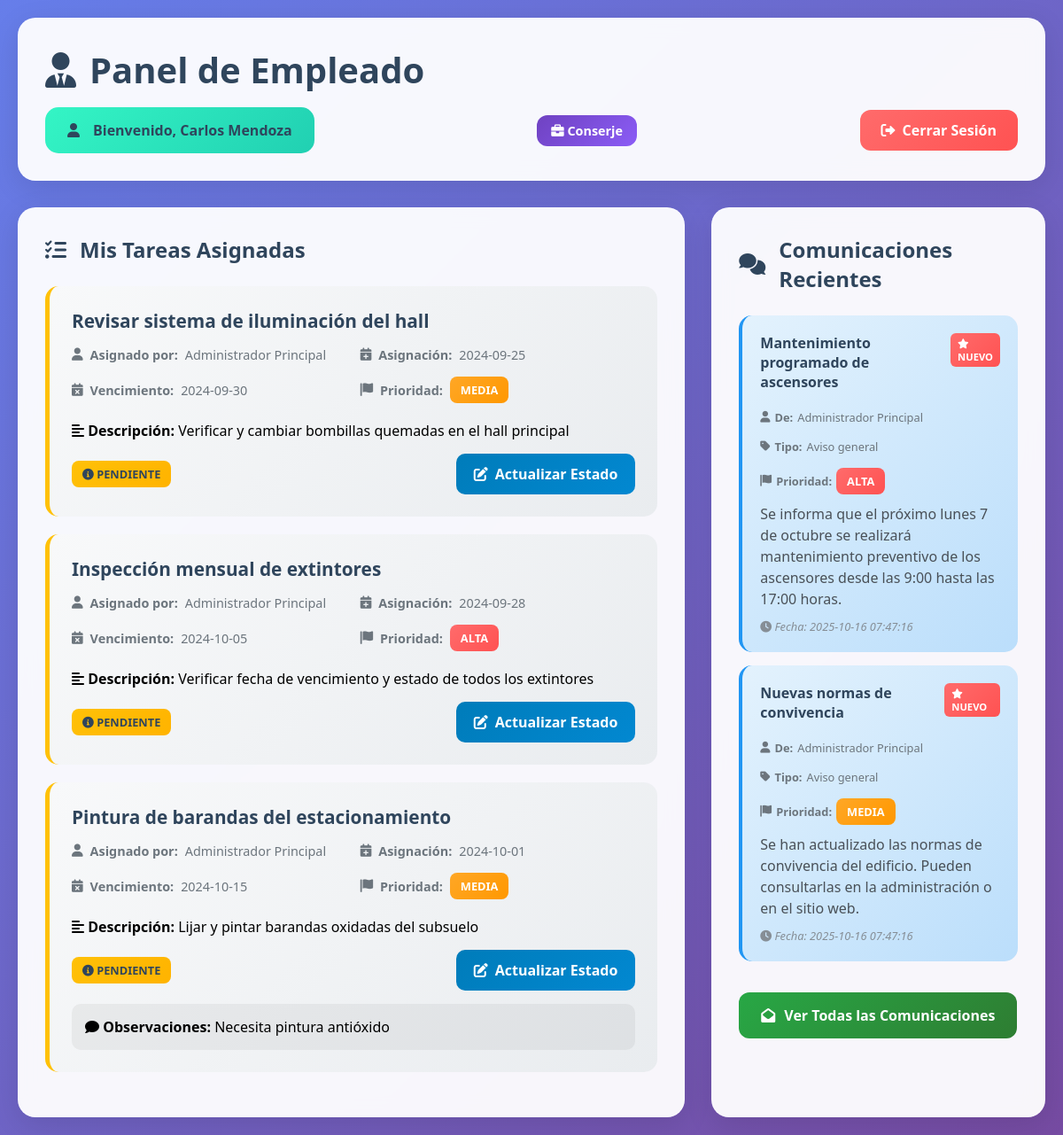
The app's page /views/empleado/dashboard.php (signed in) with its own data.
### tables this page shows
CREATE TABLE `empleados` (
  `id` bigint(20) UNSIGNED NOT NULL,
  `user_id` bigint(20) UNSIGNED NOT NULL,
  `dni` varchar(20) NOT NULL,
  `telefono` varchar(20) DEFAULT NULL,
  `cargo` varchar(100) NOT NULL,
  `salario` decimal(10,2) DEFAULT NULL,
  `fecha_contratacion` date DEFAULT NULL,
  `estado` enum('activo','inactivo') NOT NULL DEFAULT 'activo',
  `created_at` timestamp NULL DEFAULT NULL,
  `updated_at` timestamp NULL DEFAULT NULL
);

CREATE TABLE `tareas` (
  `id` bigint(20) UNSIGNED NOT NULL,
  `empleado_id` bigint(20) UNSIGNED NOT NULL,
  `asignado_por` bigint(20) UNSIGNED NOT NULL,
  `titulo` varchar(200) NOT NULL,
  `descripcion` text DEFAULT NULL,
  `fecha_asignacion` date NOT NULL,
  `fecha_vencimiento` date DEFAULT NULL,
  `estado` enum('pendiente','en_progreso','completada') NOT NULL DEFAULT 'pendiente',
  `prioridad` enum('baja','media','alta') NOT NULL DEFAULT 'media',
  `observaciones` text DEFAULT NULL,
  `created_at` timestamp NULL DEFAULT NULL,
  `updated_at` timestamp NULL DEFAULT NULL
);

CREATE TABLE `users` (
  `id` bigint(20) UNSIGNED NOT NULL,
  `name` varchar(255) NOT NULL,
  `email` varchar(255) NOT NULL,
  `email_verified_at` timestamp NULL DEFAULT NULL,
  `password` varchar(255) NOT NULL,
  `role` enum('admin','empleado','inquilino') NOT NULL DEFAULT 'inquilino',
  `remember_token` varchar(100) DEFAULT NULL,
  `password_reset_token` varchar(255) DEFAULT NULL,
  `password_reset_expires` timestamp NULL DEFAULT NULL,
  `failed_login_attempts` int(11) DEFAULT 0,
  `locked_until` timestamp NULL DEFAULT NULL,
  `last_failed_login` timestamp NULL DEFAULT NULL,
  `password_changed_at` timestamp NULL DEFAULT NULL,
  `account_locked` tinyint(1) DEFAULT 0,
  `created_at` timestamp NULL DEFAULT NULL,
  `updated_at` timestamp NULL DEFAULT NULL,
  `last_login_at` datetime DEFAULT NULL,
  `reset_token` varchar(100) DEFAULT NULL,
  `reset_token_expires` datetime DEFAULT NULL
);

CREATE TABLE `comunicacion` (
  `id` bigint(20) UNSIGNED NOT NULL,
  `remitente_id` bigint(20) UNSIGNED NOT NULL,
  `destinatario_id` bigint(20) UNSIGNED DEFAULT NULL,
  `asunto` varchar(200) NOT NULL,
  `mensaje` text NOT NULL,
  `tipo` enum('aviso_general','mensaje_personal','notificacion') NOT NULL DEFAULT 'mensaje_personal',
  `prioridad` enum('baja','media','alta') NOT NULL DEFAULT 'media',
  `leido` tinyint(1) NOT NULL DEFAULT 0,
  `created_at` timestamp NULL DEFAULT NULL,
  `updated_at` timestamp NULL DEFAULT NULL
);

### views/empleado/dashboard.php (the view, shortened to what this page needs)
<?php
$database = new Database();
$db = $database->getConnection();
try {
    $query = "SELECT e.*, u.name, u.email
              FROM empleados e
              JOIN users u ON e.user_id = u.id
              WHERE e.user_id = :user_id";
    $stmt = $db->prepare($query);
    $stmt->bindParam(':user_id', $_SESSION['user_id']);
    $stmt->execute();
    $empleado = $stmt->fetch(PDO::FETCH_ASSOC);
    $query = "SELECT t.*, u.name as asignado_por_nombre
              FROM tareas t
              JOIN users u ON t.asignado_por = u.id
              WHERE t.empleado_id = :empleado_id
              ORDER BY t.fecha_vencimiento ASC";
    $stmt = $db->prepare($query);
    $stmt->bindParam(':empleado_id', $empleado['id']);
    $stmt->execute();
    $tareas = $stmt->fetchAll(PDO::FETCH_ASSOC);
    $query = "SELECT c.*, u.name as remitente_nombre
              FROM comunicacion c
              JOIN users u ON c.remitente_id = u.id
              WHERE (c.destinatario_id = :user_id OR c.destinatario_id IS NULL)
              ORDER BY c.created_at DESC LIMIT 5";
    $stmt = $db->prepare($query);
    $stmt->bindParam(':user_id', $_SESSION['user_id']);
    $stmt->execute();
    $comunicaciones = $stmt->fetchAll(PDO::FETCH_ASSOC);
} catch (PDOException $e) {
    $error = "Error al obtener información: " . $e->getMessage();
}
?>
<!DOCTYPE html>
<html lang="es">
<head>
    <link rel="stylesheet" href="https://cdnjs.cloudflare.com/ajax/libs/font-awesome/6.0.0/css/all.min.css">
</head>
<body>
    <div class="dashboard-container">
        <div class="header">
            <h1><i class="fas fa-user-tie"></i>Panel de Empleado</h1>
            <div class="welcome-info">
                <div class="user-info">
                    <i class="fas fa-user"></i>
                    Bienvenido, <?php echo $_SESSION['user_name']; ?>
                </div>
                <div class="cargo-badge">
                    <i class="fas fa-briefcase"></i>
                    <?php echo $empleado['cargo']; ?>
                </div>
                <a href="../../logout.php" class="logout-btn">
                    <i class="fas fa-sign-out-alt"></i>
                    Cerrar Sesión
                </a>
            </div>
        </div>
        <div class="main-content">
            <div class="tasks-section">
                <div class="section-header">
                    <i class="fas fa-tasks"></i>
                    Mis Tareas Asignadas
                </div>
                <?php if (!empty($tareas)): ?>
                    <?php foreach ($tareas as $tarea): ?>
                        <div class="task-card <?php echo $tarea['estado']; ?>">
                            <div class="task-title" style="color: <?php
                                echo $tarea['estado'] == 'completada' ? '#28a745' :
                                    ($tarea['estado'] == 'en_progreso' ? '#17a2b8' : '#2F455C');
                            ?>;">
                                <?php echo htmlspecialchars($tarea['titulo']); ?>
                            </div>
                            <div class="task-meta">
                                <div class="meta-item">
                                    <i class="fas fa-user"></i>
                                    <strong>Asignado por:</strong> <?php echo htmlspecialchars($tarea['asignado_por_nombre']); ?>
                                </div>
                                <div class="meta-item">
                                    <i class="fas fa-calendar-plus"></i>
                                    <strong>Asignación:</strong> <?php echo $tarea['fecha_asignacion']; ?>
                                </div>
                                <div class="meta-item">
                                    <i class="fas fa-calendar-times"></i>
                                    <strong>Vencimiento:</strong> <?php echo $tarea['fecha_vencimiento'] ?? 'Sin fecha límite'; ?>
                                </div>
                                <div class="meta-item">
                                    <i class="fas fa-flag"></i>
                                    <strong>Prioridad:</strong>
                                    <span class="priority-badge priority-<?php echo $tarea['prioridad']; ?>">
                                        <?php echo ucfirst($tarea['prioridad']); ?>
                                    </span>
                                </div>
                            </div>
                            <p style="margin-bottom: 15px; position: relative; z-index: 1;">
                                <strong><i class="fas fa-align-left"></i> Descripción:</strong>
                                <?php echo htmlspecialchars($tarea['descripcion'] ?? 'Sin descripción'); ?>
                            </p>
                            <div style="display: flex; justify-content: space-between; align-items: center; position: relative; z-index: 1;">
                                <span class="status-badge status-<?php echo $tarea['estado']; ?>">
                                    <i class="fas fa-info-circle"></i>
                                    <?php echo str_replace('_', ' ', ucfirst($tarea['estado'])); ?>
                                </span>
                                <a href="actualizar_tarea.php?id=<?php echo $tarea['id']; ?>" class="update-btn">
                                    <i class="fas fa-edit"></i>
                                    Actualizar Estado
                                </a>
                            </div>
                            <?php if ($tarea['observaciones']): ?>
                                <div style="margin-top: 15px; padding: 15px; background: rgba(0,0,0,0.05); border-radius: 10px; position: relative; z-index: 1;">
                                    <strong><i class="fas fa-comment"></i> Observaciones:</strong>
                                    <?php echo htmlspecialchars($tarea['observaciones']); ?>
                                </div>
                            <?php endif; ?>
                        </div>
                    <?php endforeach; ?>
                <?php endif; ?>
            </div>
            <div class="communications-section">
                <div class="section-header">
                    <i class="fas fa-comments"></i>
                    Comunicaciones Recientes
                </div>
                <?php if (!empty($comunicaciones)): ?>
                    <?php foreach ($comunicaciones as $comunicacion): ?>
                        <div class="communication-card <?php echo !$comunicacion['leido'] ? 'unread' : ''; ?>">
                            <div class="comm-header">
                                <div class="comm-title">
                                    <?php echo htmlspecialchars($comunicacion['asunto']); ?>
                                </div>
                                <?php if (!$comunicacion['leido']): ?>
                                    <span class="new-badge">
                                        <i class="fas fa-star"></i> NUEVO
                                    </span>
                                <?php endif; ?>
                            </div>
                            <div class="comm-meta">
                                <div class="comm-meta-item">
                                    <i class="fas fa-user"></i>
                                    <strong>De:</strong> <?php echo htmlspecialchars($comunicacion['remitente_nombre']); ?>
                                </div>
                                <div class="comm-meta-item">
                                    <i class="fas fa-tag"></i>
                                    <strong>Tipo:</strong> <?php echo str_replace('_', ' ', ucfirst($comunicacion['tipo'])); ?>
                                </div>
                                <div class="comm-meta-item">
                                    <i class="fas fa-flag"></i>
                                    <strong>Prioridad:</strong>
                                    <span class="priority-badge priority-<?php echo $comunicacion['prioridad']; ?>">
                                        <?php echo ucfirst($comunicacion['prioridad']); ?>
                                    </span>
                                </div>
                            </div>
                            <div class="comm-message">
                                <?php echo htmlspecialchars(substr($comunicacion['mensaje'], 0, 150)); ?><?php echo strlen($comunicacion['mensaje']) > 150 ? '...' : ''; ?>
                            </div>
                            <div class="comm-date">
                                <i class="fas fa-clock"></i>
                                Fecha: <?php echo $comunicacion['created_at']; ?>
                            </div>
                        </div>
                    <?php endforeach; ?>
                    <a href="../shared/comunicaciones.php" class="view-all-btn">
                        <i class="fas fa-envelope-open"></i>
                        Ver Todas las Comunicaciones
                    </a>
                <?php endif; ?>
            </div>
        </div>
    </div>
</body>
</html>

### records on screen
empleados: cargo "Conserje"
tareas: titulo "Revisar sistema de iluminación del hall", users.name "Administrador Principal", fecha_asignacion "2024-09-25", fecha_vencimiento "2024-09-30", prioridad "MEDIA", descripcion "Verificar y cambiar bombillas quemadas en el hall principal", estado "PENDIENTE"
tareas: titulo "Inspección mensual de extintores", users.name "Administrador Principal", fecha_asignacion "2024-09-28", fecha_vencimiento "2024-10-05", prioridad "ALTA", descripcion "Verificar fecha de vencimiento y estado de todos los extintores", estado "PENDIENTE"
tareas: titulo "Pintura de barandas del estacionamiento", users.name "Administrador Principal", fecha_asignacion "2024-10-01", fecha_vencimiento "2024-10-15", prioridad "MEDIA", descripcion "Lijar y pintar barandas oxidadas del subsuelo", estado "PENDIENTE", observaciones "Necesita pintura antióxido"
comunicacion: asunto "Mantenimiento programado de ascensores", leido 0 (drawn), users.name "Administrador Principal", tipo "Aviso general", prioridad "ALTA", mensaje "Se informa que el próximo lunes 7 de octubre se realizará mantenimiento preventivo de los ascensores desde las 9:00 hasta las 17:00 horas.", created_at "2025-10-16 07:47:16"
comunicacion: asunto "Nuevas normas de convivencia", leido 0 (drawn), users.name "Administrador Principal", tipo "Aviso general", prioridad "MEDIA", mensaje "Se han actualizado las normas de convivencia del edificio. Pueden consultarlas en la administración o en el sitio web.", created_at "2025-10-16 07:47:16"

### other values on screen
$_SESSION['user_name'] "Carlos Mendoza"
